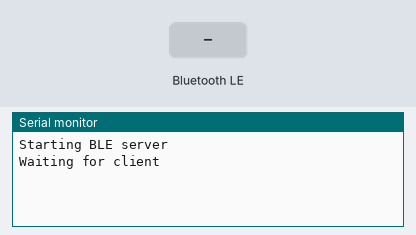
This sketch was run on a simulated ESP32. On the bench: the last lines printed to the serial monitor. Inputs (shaded band) come from the test bench. Nothing arrives over Bluetooth unless stated; a phone connects over Bluetooth LE 3 s after start.

Above: at 1.2 s.
1.3 s: Bluetooth LE write "1" received
At 2.7 s:
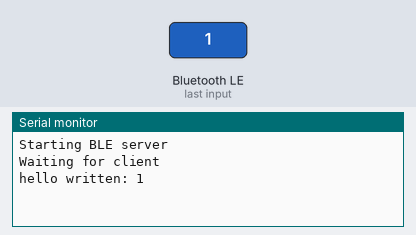
4.3 s: Bluetooth LE write "0" received
At 5.0 s:
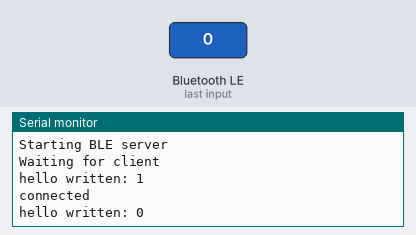
5.8 s: Bluetooth LE write "2" received
At 6.2 s:
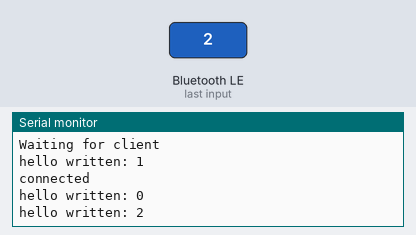

Measured:
- after the input at 1.3 s, the serial monitor: prints a new line at once (image 1)
- after the input at 4.3 s, the serial monitor: prints a new line at once (image 2)
- after the input at 5.8 s, the serial monitor: prints a new line at once (image 3)

The sketch:

BleServer.ino
```cpp
// ESP32 BLE Server

#define USE_NIMBLE 1

#if USE_NIMBLE
#include <NimBLEDevice.h>
#define PROP_READ   NIMBLE_PROPERTY::READ
#define PROP_WRITE  NIMBLE_PROPERTY::WRITE
#define PROP_NOTIFY NIMBLE_PROPERTY::NOTIFY
#else
#include <BLEDevice.h>
#include <BLEServer.h>
#include <BLEUtils.h>
#include <BLE2902.h>
#define PROP_READ   BLECharacteristic::PROPERTY_READ
#define PROP_WRITE  BLECharacteristic::PROPERTY_WRITE
#define PROP_NOTIFY BLECharacteristic::PROPERTY_NOTIFY
#endif

#include <Arduino.h>

// See the following for generating UUIDs:
// https://www.uuidgenerator.net/

#define SERVICE_UUID "4fafc201-1fb5-459e-8fcc-c5c9c331914b"
#define HELLO_UUID   "beb5483e-36e1-4688-b7f5-ea07361b26a8"
#define COUNT_UUID   "6f736fe9-ce83-4150-88d1-45881fb243cb"

static BLEServer *pServer = NULL;
static BLEService *pService = NULL;
static BLECharacteristic *pHelloCharacteristic = NULL;
static BLECharacteristic *pCountCharacteristic = NULL;
static BLEAdvertising *pAdvertising = NULL;

static bool deviceConnected = false;
static uint32_t count = 0;

class MyServerCallbacks: public BLEServerCallbacks
{
    void onConnect(BLEServer* pServer)
    {
      count = 0;
      deviceConnected = true;
      Serial.println("connected");
    };

    void onDisconnect(BLEServer* pServer)
    {
      deviceConnected = false;
      Serial.println("disconnected");
    }
};

class HelloCallbacks: public BLECharacteristicCallbacks
{
	void onRead(BLECharacteristic* pCharacteristic)
    {
        Serial.println("hello read");
    }

    void onWrite(BLECharacteristic *pCharacteristic)
    {
      std::string value = pCharacteristic->getValue();
      if (!value.empty())
      {
        Serial.print("hello written: ");
        Serial.println(value.c_str());
      }
    }
};

void setup()
{
  Serial.begin(115200);
  Serial.println("Starting BLE server");

  // create BLE device
  BLEDevice::init("ESP32_BLE_Server");

  // create BLE server
  pServer = BLEDevice::createServer();
  pServer->setCallbacks(new MyServerCallbacks());

  // create BLE service
  pService = pServer->createService(SERVICE_UUID);

  // create BLE characteristic
  pHelloCharacteristic = pService->createCharacteristic(
    HELLO_UUID, PROP_READ | PROP_WRITE);
  pHelloCharacteristic->setValue("Hello World!");
  pHelloCharacteristic->setCallbacks(new HelloCallbacks());

  // create another BLE characteristic
  pCountCharacteristic = pService->createCharacteristic(
    COUNT_UUID, PROP_NOTIFY);
  pCountCharacteristic->setValue(count);
#if USE_NIMBLE
  // automatic
#else
  pCountCharacteristic->addDescriptor(new BLE2902()); // CCCD
#endif

  // start BLE service
  pService->start();

  // start BLE advertising
  pAdvertising = BLEDevice::getAdvertising();
  pAdvertising->addServiceUUID(SERVICE_UUID);
  pAdvertising->setScanResponse(false);
#if USE_NIMBLE
  // not required
#else
  pAdvertising->setMinPreferred(0x06);  // functions that help with iPhone connections issue
  pAdvertising->setMinPreferred(0x12);
#endif

  BLEDevice::startAdvertising();
  Serial.println("Waiting for client");
}

void loop()
{
  count++;

  if (deviceConnected)
  {
    pCountCharacteristic->setValue(count);
    pCountCharacteristic->notify();
  }

  delay(10);
}
```
